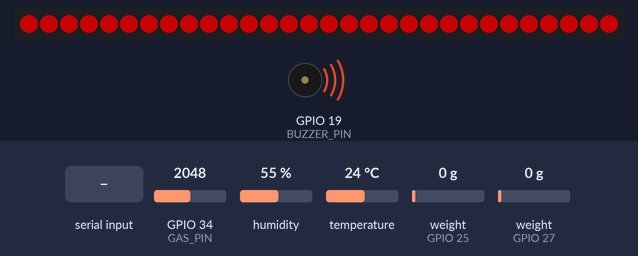
The sketch below on a simulated ESP32. On the bench: 30 RGB LEDs in strip order, left to right, buzzer (waves = sounding). The inputs (shaded band) are chosen by the test bench; at power-on: GPIO 34 (GAS_PIN) = 2048, humidity 55 %, temperature 24 °C, weight on the scale (sensors on GPIO 25, GPIO 27) 0 g. Dim RGB values are drawn brighter than linear; what the sketch prints to the serial monitor is not drawn.

Above: at 3.2 s.
3.3 s: "LED:ON\n" received over Serial
At 4.7 s:
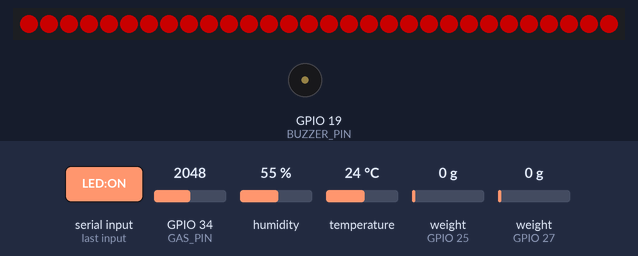
9.3 s: "BUZZER:ON\n" received over Serial
At 10.1 s:
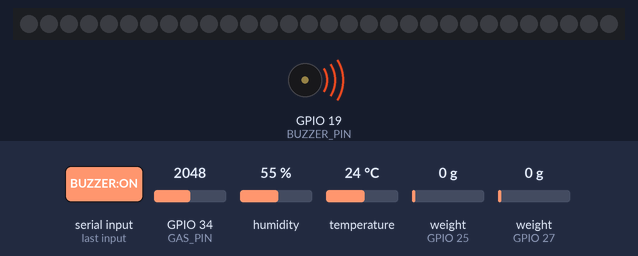
15.3 s: GPIO 34 (GAS_PIN) set to 1044
16.8 s: GPIO 34 (GAS_PIN) set to 937
At 18.2 s:
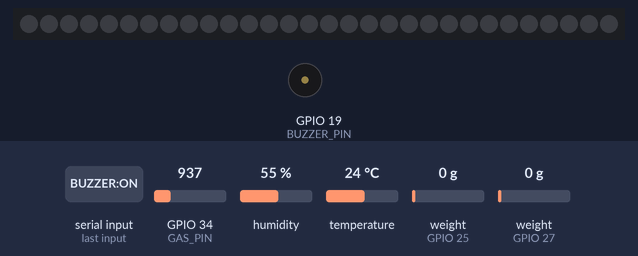
18.7 s: GPIO 34 (GAS_PIN) set to 1040
At 19.7 s:
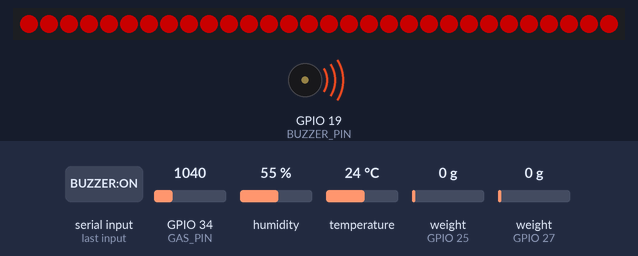
20.7 s: GPIO 34 (GAS_PIN) set to 960
At 22.0 s:
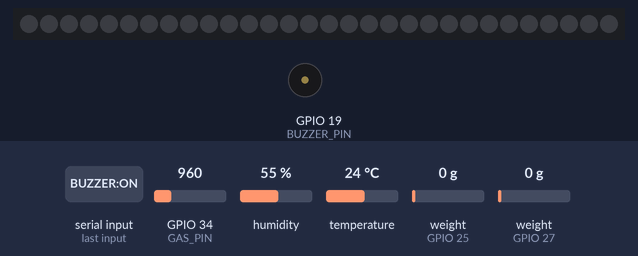
Timing chart, 0 to 23.4 s (numbered marks = the images above; inputs shaded):
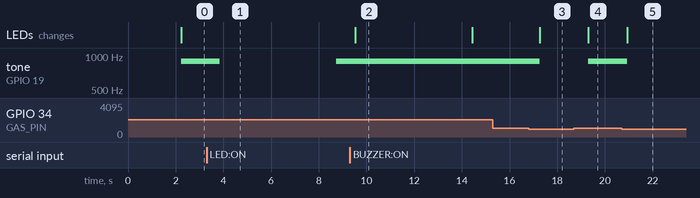

The sketch:

Fire.ino
```cpp
#include <Adafruit_NeoPixel.h>
#include <HX711.h>
#include "DHT.h"

// ==================== 핀 및 설정 정의 ====================
// 1. 가스 센서 (화재 감지)
#define GAS_PIN 34
#define GAS_THRESHOLD 1000  // 가스 감지 기준값. Pi의 FIRE_GAS_THRESHOLD와 같은 값으로 유지할 것 —
                            // 어긋나면 현장 부저는 울리는데 서버는 모르는(또는 그 반대) 상태가 된다.
                            // 실측(2026-09-08): 평상 411~773, 라이터 최고 2398.

// 2. 로드셀 (HX711) — 같은 받침대를 두 지점에서 지지, 합산해서 하나의 무게값으로 사용
#define LOADCELL_DOUT_PIN 25
#define LOADCELL_SCK_PIN  26
HX711 scale;

#define LOADCELL2_DOUT_PIN 27
#define LOADCELL2_SCK_PIN  14
HX711 scale2;

// 로드셀 보정계수 (개체마다 다를 수 있어 따로 보정)
float calibration_factor  = -420.0;
float calibration_factor2 = -420.0;

// 3. WS2812B LED 스트랩
#define LED_PIN 18
#define NUM_LEDS 30  // 사용 중인 LED 개수
Adafruit_NeoPixel strip(NUM_LEDS, LED_PIN, NEO_GRB + NEO_KHZ800);

// 4. 부저
#define BUZZER_PIN 19

// 5. DHT11 온습도 센서 (모니터링용)
#define DHTPIN 4           // DHT11 DATA 핀 (확장 모듈의 D4)
#define DHTTYPE DHT11

DHT dht(DHTPIN, DHTTYPE);

// Pi로부터 받는 비상 제어 명령 (예: "LED:ON,BUZZER:ON") — 수신 후 일정 시간 동안 자동 판단보다 우선 적용
bool overrideActive = false;
bool overrideLed = false;
bool overrideBuzzer = false;
unsigned long overrideUntil = 0;
const unsigned long OVERRIDE_HOLD_MS = 5000; // Pi가 이 시간 안에 명령을 다시 안 보내면 자동 판단으로 복귀

void setup() {
  Serial.begin(115200);

  // 가스 센서 핀 아날로그 감도 설정 (3.3V 전압 범위 전체 감지 가능)
  analogSetPinAttenuation(GAS_PIN, ADC_11db);

  // LED 초기화
  strip.begin();
  strip.show();
  strip.setBrightness(100);

  // 핀 모드 설정
  pinMode(GAS_PIN, INPUT);
  pinMode(BUZZER_PIN, OUTPUT);
  digitalWrite(BUZZER_PIN, LOW);

  // 로드셀 초기화 (2개 각각 영점/보정 후 loop에서 합산)
  // tare()는 내부적으로 wait_ready()를 돌며 HX711이 응답할 때까지 무한 대기한다.
  // 로드셀 접촉이 불량하면 setup()이 끝나지 않아 가스·화재 감지까지 통째로 멈추므로,
  // 반드시 타임아웃을 두고 응답이 없으면 영점 없이 넘어간다.
  scale.begin(LOADCELL_DOUT_PIN, LOADCELL_SCK_PIN);
  scale.set_scale(calibration_factor);
  if (scale.wait_ready_timeout(1000)) {
    scale.tare();
  } else {
    Serial.println("[WARN] LOADCELL1 not ready - tare skipped");
  }

  scale2.begin(LOADCELL2_DOUT_PIN, LOADCELL2_SCK_PIN);
  scale2.set_scale(calibration_factor2);
  if (scale2.wait_ready_timeout(1000)) {
    scale2.tare();
  } else {
    Serial.println("[WARN] LOADCELL2 not ready - tare skipped");
  }

  // DHT 센서 초기화
  dht.begin();

  Serial.println("==============================================");
  Serial.println("  화재 감지 & 소화기 무게/보관상태 통합 시스템  ");
  Serial.println("==============================================");
}

void loop() {
  // 0. Pi로부터 비상 제어 명령 수신 (있으면 파싱, 없으면 그냥 지나감)
  if (Serial.available() > 0) {
    String cmd = Serial.readStringUntil('\n');
    cmd.trim();
    if (cmd.length() > 0) {
      parseCommand(cmd);
    }
  }

  // 1. 센서 값 읽기
  int gasValue = analogRead(GAS_PIN);

  float weight = 0;
  bool weightOk = false;   // 둘 다 응답 없으면 무게를 아예 안 보낸다 (0g으로 보내면 이탈로 오탐)
  if (scale.is_ready())  { weight += scale.get_units(1);  weightOk = true; }
  if (scale2.is_ready()) { weight += scale2.get_units(1); weightOk = true; }
  if (weight < 0) weight = 0;   // 음수 방지

  // 온습도 읽기
  float humidity = dht.readHumidity();
  float temperature = dht.readTemperature();

  // 2. 시리얼 출력 — Pi(sensors_esp32.py)가 파싱하는 실제 포맷: KEY:VALUE 콤마 구분
  Serial.print("GAS:");
  Serial.print(gasValue);
  if (weightOk) {
    Serial.print(",WEIGHT:");
    Serial.print(weight, 1);
  }
  Serial.print(",TEMP:");
  Serial.print(isnan(temperature) ? 0.0 : temperature, 1);
  Serial.print(",HUM:");
  Serial.println(isnan(humidity) ? 0.0 : humidity, 1);

  // 3. 상태 판단 및 알림 제어
  bool overrideHold = overrideActive && (millis() < overrideUntil);

  if (overrideHold) {
    // [Pi로부터 받은 비상 명령이 유효한 동안] -> 명령대로 LED/부저 제어 (자동 판단보다 우선)
    setLEDColor(overrideLed ? 255 : 0, 0, 0);
    if (overrideBuzzer) {
      tone(BUZZER_PIN, 900);
    } else {
      noTone(BUZZER_PIN);
      digitalWrite(BUZZER_PIN, LOW);
    }
  }
  // [상태 1: 긴급 화재 감지] -> 최우선 경보 (빨간색 LED + 경보음)
  else if (gasValue > GAS_THRESHOLD) {
    setLEDColor(255, 0, 0); // 빨간색
    tone(BUZZER_PIN, 900); // 1kHz 경보음
  }
  // [상태 2: 평상시 정상 동작] -> LED 꺼짐 + 부저 끔
  else {
    setLEDColor(0, 0, 0);
    noTone(BUZZER_PIN);
    digitalWrite(BUZZER_PIN, LOW);
  }

  delay(200);
}

// Pi가 보낸 명령 문자열 파싱 (예: "LED:ON,BUZZER:ON")
void parseCommand(String cmd) {
  overrideActive = true;
  overrideLed = cmd.indexOf("LED:ON") >= 0;
  overrideBuzzer = cmd.indexOf("BUZZER:ON") >= 0;
  overrideUntil = millis() + OVERRIDE_HOLD_MS;
}

// LED 전체 색상 변경 함수
void setLEDColor(uint8_t red, uint8_t green, uint8_t blue) {
  for (int i = 0; i < NUM_LEDS; i++) {
    strip.setPixelColor(i, strip.Color(red, green, blue));
  }
  strip.show();
}
```

Measured:
- the behaviour switches between 1001 and 1000 on GPIO 34 (GAS_PIN) (found by bisection; images 2 and 3)
- after the input at 3.3 s, tone on GPIO 19 (BUZZER_PIN): 900 Hz → silent after 0.54 s, → 900 Hz 4.9 s later
- after the input at 9.3 s, the LEDs: change after 0.24 s (image 2)
- after the input at 15.3 s, every drawn part: stays the same
- after the input at 16.8 s, tone on GPIO 19 (BUZZER_PIN): 900 Hz → silent after 0.47 s; the LEDs: change after 0.47 s (image 3)
- after the input at 18.7 s, tone on GPIO 19 (BUZZER_PIN): silent → 900 Hz after 0.60 s; the LEDs: change after 0.60 s (image 4)
- after the input at 20.7 s, tone on GPIO 19 (BUZZER_PIN): 900 Hz → silent after 0.23 s; the LEDs: change after 0.23 s (image 5)
- what the display in image 2 shows lasts 4.9 s, from 9.5 s to 14.4 s
